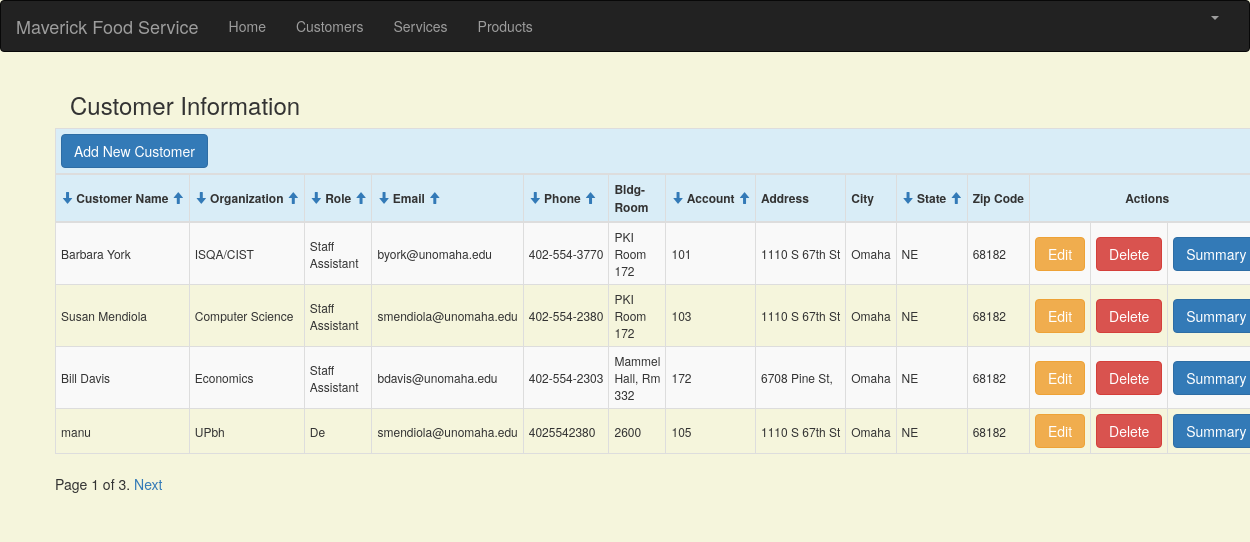
/customer_list (signed in), run on the app's committed database.
### crm/models.py (models this page shows, shortened)
class Customer(models.Model):
    cust_name = models.CharField(max_length=50)
    organization = models.CharField(max_length=100, blank=True)
    role = models.CharField(max_length=100)
    email = models.EmailField(max_length=100)
    bldgroom = models.CharField(max_length=100)
    address = models.CharField(max_length=200)
    account_number = models.IntegerField(blank=False, null=False)
    city = models.CharField(max_length=50)
    state = models.CharField(max_length=50)
    zipcode = models.CharField(max_length=10)
    phone_number = models.CharField(max_length=50)
    created_date = models.DateTimeField(
        default=timezone.now)
    updated_date = models.DateTimeField(auto_now_add=True)

### crm/views.py (the view)
# urls.py: path('customer_list', views.customer_list, name='customer_list'),
@login_required
def customer_list(request):
    customer_list = Customer.objects.filter(created_date__lte=timezone.now())
    paginator = Paginator(customer_list, 4)  # 3 posts in each page
    page = request.GET.get('page')
    try:
        customer = paginator.page(page)
    except PageNotAnInteger:
        customer = paginator.page(1)
    except EmptyPage:
        customer = paginator.page(paginator.num_pages)
    return render(request, 'crm/customer_list.html', {'customers': customer, 'page': page})

### crm/templates/crm/customer_list.html (shortened to what this page needs)
{% extends 'crm/base.html' %}
{% block content %}
    <html>
    <head>
        <link rel="stylesheet" href="https://maxcdn.bootstrapcdn.com/bootstrap/3.3.4/css/bootstrap.min.css">
    </head>
    <body>
    <div class="container">
        <div class="row">
            <span class="pull-center"><h3 style="padding-left: 15Px">Customer Information</h3></span>
        </div>
          <div class="row">
                  <table class="table-md table-striped table-bordered table-hover table-condensed table-responsive">
                    <thead>
                    <tr class="bg-info">
                        <th colspan="14" class="col text-left"><a href="{% url 'crm:customer_new' %}" >
                                <span class="btn btn-primary">Add New Customer</span></a></th>
                    </tr>
                    <tr class="bg-info">
                        <th nowrap="true">
                            <a class="glyphicon glyphicon-arrow-down" href="{% url 'crm:customer_order' orderby='cust_name' arrw='asc' %}"></a>
                            Customer Name
                            <a class="glyphicon glyphicon-arrow-up" href="{% url 'crm:customer_order' orderby='cust_name' arrw='desc' %}"></a></th>
                        <th nowrap="true">
                            <a class="glyphicon glyphicon-arrow-down" href="{% url 'crm:customer_order' orderby='organization' arrw='asc' %}"></a>
                            Organization
                            <a class="glyphicon glyphicon-arrow-up" href="{% url 'crm:customer_order' orderby='organization' arrw='desc' %}"></a></th>
                        <th nowrap="true">
                            <a class="glyphicon glyphicon-arrow-down" href="{% url 'crm:customer_order' orderby='role' arrw='asc' %}"></a>
                            Role
                            <a class="glyphicon glyphicon-arrow-up" href="{% url 'crm:customer_order' orderby='role' arrw='desc' %}"></a>
                        </th>
                        <th nowrap="true">
                            <a class="glyphicon glyphicon-arrow-down" href="{% url 'crm:customer_order' orderby='email' arrw='asc' %}"></a>
                            Email
                            <a class="glyphicon glyphicon-arrow-up" href="{% url 'crm:customer_order' orderby='email' arrw='desc' %}"></a>
                        </th>
                        <th nowrap="true">
                            <a class="glyphicon glyphicon-arrow-down" href="{% url 'crm:customer_order' orderby='phone_number' arrw='asc' %}"></a>
                            Phone
                            <a class="glyphicon glyphicon-arrow-up" href="{% url 'crm:customer_order' orderby='phone_number' arrw='desc' %}"></a>
                        </th>
                        <th >
                            Bldg-Room
                        </th>
                        <th nowrap="true">
                            <a class="glyphicon glyphicon-arrow-down" href="{% url 'crm:customer_order' orderby='account_number' arrw='asc' %}"></a>
                            Account
                            <a class="glyphicon glyphicon-arrow-up" href="{% url 'crm:customer_order' orderby='account_number' arrw='desc' %}"></a>
                        </th>
                        <th nowrap="true">Address</th>
                        <th nowrap="true">
                            City
                        </th>
                        <th nowrap="true">
                            <a class="glyphicon glyphicon-arrow-down" href="{% url 'crm:customer_order' orderby='state' arrw='asc' %}"></a>
                            State
                            <a class="glyphicon glyphicon-arrow-up" href="{% url 'crm:customer_order' orderby='state' arrw='desc' %}"></a>
                        </th>
                        <th nowrap="true">
                            Zip Code
                        </th>
                        <th colspan="3" class="col text-center">Actions</th>
                    </tr>
                    </thead>
                    <tbody>
                    {% for customer in customers %}
                        <tr>
                            <td>{{ customer.cust_name }}</td>
                            <td>{{ customer.organization }}</td>
                            <td>{{ customer.role }}</td>
                            <td>{{ customer.email }}</td>
                            <td nowrap="true">{{ customer.phone_number }}</td>
                            <td>{{ customer.bldgroom }}</td>
                            <td>{{ customer.account_number }}</td>
                            <td nowrap="true">{{ customer.address }}</td>
                            <td>{{ customer.city }}</td>
                            <td>{{ customer.state }}</td>
                            <td>{{ customer.zipcode }}</td>
                            <td><a href="{% url 'crm:customer_edit' pk=customer.pk %}" class="btn btn-warning">Edit</a></td>
                            <td><a href="{% url 'crm:customer_delete' pk=customer.pk %}"
                                   onclick="return confirm('Are you sure you want to delete?')"
                                   class="btn btn-danger">Delete</a>
                            </td>
                             <td><a href="{% url 'crm:summary' pk=customer.pk %}"
                                    class="btn btn-primary">Summary</a></td>
                        </tr>
                    {% endfor %}
                    </tbody>
                </table>
          </div>
             <div class="row">
                 {% include "crm/pagination.html" with page=customers %}
             </div>
    </div>
    </body>
    </html>
{% endblock %}

### crm/templates/crm/base.html (style rules this page uses)
.table-condensed { width: 80% !important; font-size: 12px; }

### crm/templates/crm/customer_list.html (style rules this page uses)
body { background-color: beige; }

### data on the page
Customer: cust_name "Barbara York", organization "ISQA/CIST", role "Staff Assistant", email "byork@unomaha.edu", phone_number "402-554-3770", bldgroom "PKI Room 172", account_number "101", address "1110 S 67th St", city "Omaha", state "NE", zipcode "68182"
Customer: cust_name "Susan Mendiola", organization "Computer Science", role "Staff Assistant", email "smendiola@unomaha.edu", phone_number "402-554-2380", bldgroom "PKI Room 172", account_number "103", address "1110 S 67th St", city "Omaha", state "NE", zipcode "68182"
Customer: cust_name "Bill Davis", organization "Economics", role "Staff Assistant", email "bdavis@unomaha.edu", phone_number "402-554-2303", bldgroom "Mammel Hall, Rm 332", account_number "172", address "6708 Pine St,", city "Omaha", state "NE", zipcode "68182"
Customer: cust_name "manu", organization "UPbh", role "De", email "smendiola@unomaha.edu", phone_number "4025542380", bldgroom "2600", account_number "105", address "1110 S 67th St", city "Omaha", state "NE", zipcode "68182"

### other printed values
{{ page.number }} "1"
{{ page.paginator.num_pages }} "3"
